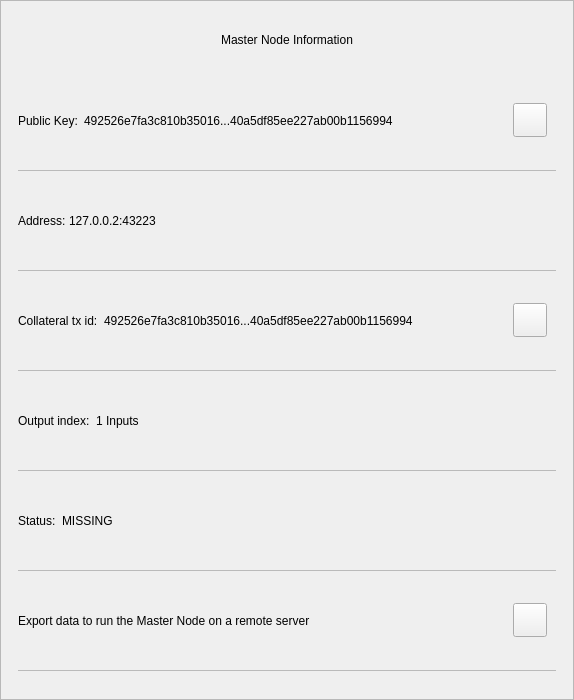
<?xml version="1.0" encoding="UTF-8"?>
<ui version="4.0">
 <class>MnInfoDialog</class>
 <widget class="QWidget" name="MnInfoDialog">
  <property name="geometry">
   <rect>
    <x>0</x>
    <y>0</y>
    <width>574</width>
    <height>700</height>
   </rect>
  </property>
  <property name="minimumSize">
   <size>
    <width>574</width>
    <height>530</height>
   </size>
  </property>
  <property name="windowTitle">
   <string>Form</string>
  </property>
  <property name="styleSheet">
   <string notr="true"/>
  </property>
  <layout class="QVBoxLayout" name="verticalLayout_3">
   <property name="spacing">
    <number>0</number>
   </property>
   <property name="leftMargin">
    <number>0</number>
   </property>
   <property name="topMargin">
    <number>0</number>
   </property>
   <property name="rightMargin">
    <number>0</number>
   </property>
   <property name="bottomMargin">
    <number>0</number>
   </property>
   <item>
    <widget class="QFrame" name="frame">
     <property name="styleSheet">
      <string notr="true"/>
     </property>
     <property name="frameShape">
      <enum>QFrame::StyledPanel</enum>
     </property>
     <property name="frameShadow">
      <enum>QFrame::Raised</enum>
     </property>
     <layout class="QVBoxLayout" name="verticalLayout">
      <property name="leftMargin">
       <number>0</number>
      </property>
      <property name="rightMargin">
       <number>0</number>
      </property>
      <item>
       <layout class="QHBoxLayout" name="horizontalLayout_3">
        <property name="spacing">
         <number>0</number>
        </property>
        <property name="leftMargin">
         <number>20</number>
        </property>
        <property name="topMargin">
         <number>10</number>
        </property>
        <property name="rightMargin">
         <number>20</number>
        </property>
        <item>
         <spacer name="horizontalSpacer_2">
          <property name="orientation">
           <enum>Qt::Horizontal</enum>
          </property>
          <property name="sizeHint" stdset="0">
           <size>
            <width>40</width>
            <height>20</height>
           </size>
          </property>
         </spacer>
        </item>
        <item>
         <widget class="QLabel" name="labelTitle">
          <property name="minimumSize">
           <size>
            <width>0</width>
            <height>40</height>
           </size>
          </property>
          <property name="maximumSize">
           <size>
            <width>16777215</width>
            <height>40</height>
           </size>
          </property>
          <property name="styleSheet">
           <string notr="true">padding-left:24px;</string>
          </property>
          <property name="text">
           <string>Master Node Information</string>
          </property>
          <property name="alignment">
           <set>Qt::AlignCenter</set>
          </property>
          <property name="margin">
           <number>7</number>
          </property>
         </widget>
        </item>
        <item>
         <spacer name="horizontalSpacer">
          <property name="orientation">
           <enum>Qt::Horizontal</enum>
          </property>
          <property name="sizeHint" stdset="0">
           <size>
            <width>40</width>
            <height>20</height>
           </size>
          </property>
         </spacer>
        </item>
        <item>
         <widget class="QPushButton" name="btnEsc">
          <property name="minimumSize">
           <size>
            <width>24</width>
            <height>24</height>
           </size>
          </property>
          <property name="maximumSize">
           <size>
            <width>24</width>
            <height>24</height>
           </size>
          </property>
          <property name="styleSheet">
           <string notr="true">border:none;</string>
          </property>
          <property name="text">
           <string/>
          </property>
         </widget>
        </item>
       </layout>
      </item>
      <item>
       <spacer name="verticalSpacer">
        <property name="orientation">
         <enum>Qt::Vertical</enum>
        </property>
        <property name="sizeType">
         <enum>QSizePolicy::Fixed</enum>
        </property>
        <property name="sizeHint" stdset="0">
         <size>
          <width>20</width>
          <height>10</height>
         </size>
        </property>
       </spacer>
      </item>
      <item>
       <widget class="QWidget" name="layoutScroll" native="true">
        <property name="minimumSize">
         <size>
          <width>0</width>
          <height>0</height>
         </size>
        </property>
        <layout class="QVBoxLayout" name="verticalLayout_4">
         <property name="leftMargin">
          <number>0</number>
         </property>
         <property name="topMargin">
          <number>0</number>
         </property>
         <property name="rightMargin">
          <number>0</number>
         </property>
         <item>
          <widget class="QScrollArea" name="scrollArea">
           <property name="styleSheet">
            <string notr="true">#scrollArea {
background:transparent;
}</string>
           </property>
           <property name="horizontalScrollBarPolicy">
            <enum>Qt::ScrollBarAlwaysOff</enum>
           </property>
           <property name="sizeAdjustPolicy">
            <enum>QAbstractScrollArea::AdjustIgnored</enum>
           </property>
           <property name="widgetResizable">
            <bool>true</bool>
           </property>
           <property name="alignment">
            <set>Qt::AlignLeading|Qt::AlignLeft|Qt::AlignTop</set>
           </property>
           <widget class="QWidget" name="scrollAreaWidgetContents">
            <property name="geometry">
             <rect>
              <x>0</x>
              <y>0</y>
              <width>570</width>
              <height>596</height>
             </rect>
            </property>
            <property name="autoFillBackground">
             <bool>false</bool>
            </property>
            <property name="styleSheet">
             <string notr="true">#scrollAreaWidgetContents {
background:transparent;
}</string>
            </property>
            <layout class="QVBoxLayout" name="verticalLayout_7">
             <property name="spacing">
              <number>0</number>
             </property>
             <property name="sizeConstraint">
              <enum>QLayout::SetDefaultConstraint</enum>
             </property>
             <property name="leftMargin">
              <number>0</number>
             </property>
             <property name="topMargin">
              <number>0</number>
             </property>
             <property name="rightMargin">
              <number>0</number>
             </property>
             <property name="bottomMargin">
              <number>0</number>
             </property>
             <item>
              <widget class="QWidget" name="content" native="true">
               <layout class="QVBoxLayout" name="verticalLayout_2">
                <property name="leftMargin">
                 <number>16</number>
                </property>
                <property name="topMargin">
                 <number>0</number>
                </property>
                <property name="rightMargin">
                 <number>16</number>
                </property>
                <item>
                 <widget class="QWidget" name="contentID" native="true">
                  <layout class="QHBoxLayout" name="horizontalLayout_12" stretch="0,1,0">
                   <property name="leftMargin">
                    <number>0</number>
                   </property>
                   <item>
                    <widget class="QLabel" name="labelId">
                     <property name="maximumSize">
                      <size>
                       <width>16777215</width>
                       <height>16777215</height>
                      </size>
                     </property>
                     <property name="text">
                      <string>Public Key:</string>
                     </property>
                    </widget>
                   </item>
                   <item>
                    <widget class="QLabel" name="textId">
                     <property name="text">
                      <string>492526e7fa3c810b35016...40a5df85ee227ab00b1156994</string>
                     </property>
                    </widget>
                   </item>
                   <item>
                    <widget class="QPushButton" name="pushCopy">
                     <property name="minimumSize">
                      <size>
                       <width>34</width>
                       <height>34</height>
                      </size>
                     </property>
                     <property name="maximumSize">
                      <size>
                       <width>34</width>
                       <height>34</height>
                      </size>
                     </property>
                     <property name="text">
                      <string/>
                     </property>
                     <property name="iconSize">
                      <size>
                       <width>24</width>
                       <height>24</height>
                      </size>
                     </property>
                    </widget>
                   </item>
                  </layout>
                 </widget>
                </item>
                <item>
                 <widget class="QLabel" name="labelDivider9">
                  <property name="maximumSize">
                   <size>
                    <width>16777215</width>
                    <height>1</height>
                   </size>
                  </property>
                  <property name="styleSheet">
                   <string notr="true">background-color:#bababa;</string>
                  </property>
                  <property name="text">
                   <string/>
                  </property>
                 </widget>
                </item>
                <item>
                 <widget class="QWidget" name="contentOutputs" native="true">
                  <layout class="QHBoxLayout" name="horizontalLayout_11" stretch="0,3">
                   <property name="spacing">
                    <number>0</number>
                   </property>
                   <property name="leftMargin">
                    <number>0</number>
                   </property>
                   <property name="rightMargin">
                    <number>12</number>
                   </property>
                   <item>
                    <widget class="QLabel" name="labelSend">
                     <property name="maximumSize">
                      <size>
                       <width>16777215</width>
                       <height>16777215</height>
                      </size>
                     </property>
                     <property name="text">
                      <string>Address: </string>
                     </property>
                    </widget>
                   </item>
                   <item>
                    <widget class="QLabel" name="textAddress">
                     <property name="text">
                      <string>127.0.0.2:43223</string>
                     </property>
                    </widget>
                   </item>
                  </layout>
                 </widget>
                </item>
                <item>
                 <widget class="QLabel" name="labelDivider8">
                  <property name="maximumSize">
                   <size>
                    <width>16777215</width>
                    <height>1</height>
                   </size>
                  </property>
                  <property name="styleSheet">
                   <string notr="true">background-color:#bababa;</string>
                  </property>
                  <property name="text">
                   <string/>
                  </property>
                 </widget>
                </item>
                <item>
                 <widget class="QWidget" name="contentAmount" native="true">
                  <layout class="QHBoxLayout" name="horizontalLayout_4" stretch="0,1,0">
                   <property name="leftMargin">
                    <number>0</number>
                   </property>
                   <item>
                    <widget class="QLabel" name="labelAmount">
                     <property name="maximumSize">
                      <size>
                       <width>16777215</width>
                       <height>16777215</height>
                      </size>
                     </property>
                     <property name="text">
                      <string>Collateral tx id:</string>
                     </property>
                    </widget>
                   </item>
                   <item>
                    <widget class="QLabel" name="textAmount">
                     <property name="text">
                      <string>492526e7fa3c810b35016...40a5df85ee227ab00b1156994</string>
                     </property>
                    </widget>
                   </item>
                   <item>
                    <widget class="QPushButton" name="pushCopyId">
                     <property name="minimumSize">
                      <size>
                       <width>34</width>
                       <height>34</height>
                      </size>
                     </property>
                     <property name="maximumSize">
                      <size>
                       <width>34</width>
                       <height>34</height>
                      </size>
                     </property>
                     <property name="text">
                      <string/>
                     </property>
                    </widget>
                   </item>
                  </layout>
                 </widget>
                </item>
                <item>
                 <widget class="QLabel" name="labelDivider6">
                  <property name="maximumSize">
                   <size>
                    <width>16777215</width>
                    <height>1</height>
                   </size>
                  </property>
                  <property name="styleSheet">
                   <string notr="true">background-color:#bababa;</string>
                  </property>
                  <property name="text">
                   <string/>
                  </property>
                 </widget>
                </item>
                <item>
                 <widget class="QWidget" name="contentInputs" native="true">
                  <layout class="QHBoxLayout" name="horizontalLayout" stretch="0,2">
                   <property name="leftMargin">
                    <number>0</number>
                   </property>
                   <property name="rightMargin">
                    <number>12</number>
                   </property>
                   <item>
                    <widget class="QLabel" name="labelInputs">
                     <property name="sizePolicy">
                      <sizepolicy hsizetype="Minimum" vsizetype="Preferred">
                       <horstretch>0</horstretch>
                       <verstretch>0</verstretch>
                      </sizepolicy>
                     </property>
                     <property name="maximumSize">
                      <size>
                       <width>16777215</width>
                       <height>16777215</height>
                      </size>
                     </property>
                     <property name="text">
                      <string>Output index:</string>
                     </property>
                    </widget>
                   </item>
                   <item>
                    <widget class="QLabel" name="textInputs">
                     <property name="text">
                      <string>1 Inputs</string>
                     </property>
                    </widget>
                   </item>
                  </layout>
                 </widget>
                </item>
                <item>
                 <widget class="QLabel" name="labelDivider1">
                  <property name="maximumSize">
                   <size>
                    <width>16777215</width>
                    <height>1</height>
                   </size>
                  </property>
                  <property name="styleSheet">
                   <string notr="true">background-color:#bababa;</string>
                  </property>
                  <property name="text">
                   <string/>
                  </property>
                 </widget>
                </item>
                <item>
                 <widget class="QWidget" name="contentFee" native="true">
                  <layout class="QHBoxLayout" name="horizontalLayout_7" stretch="0,1">
                   <property name="leftMargin">
                    <number>0</number>
                   </property>
                   <item>
                    <widget class="QLabel" name="labelFee">
                     <property name="maximumSize">
                      <size>
                       <width>16777215</width>
                       <height>16777215</height>
                      </size>
                     </property>
                     <property name="text">
                      <string>Status:</string>
                     </property>
                    </widget>
                   </item>
                   <item>
                    <widget class="QLabel" name="textStatus">
                     <property name="text">
                      <string>MISSING</string>
                     </property>
                    </widget>
                   </item>
                  </layout>
                 </widget>
                </item>
                <item>
                 <widget class="QLabel" name="labelDivider4">
                  <property name="maximumSize">
                   <size>
                    <width>16777215</width>
                    <height>1</height>
                   </size>
                  </property>
                  <property name="styleSheet">
                   <string notr="true">background-color:#bababa;</string>
                  </property>
                  <property name="text">
                   <string/>
                  </property>
                 </widget>
                </item>
                <item>
                 <widget class="QWidget" name="contentExport" native="true">
                  <layout class="QHBoxLayout" name="horizontalLayout_8" stretch="3,0">
                   <property name="leftMargin">
                    <number>0</number>
                   </property>
                   <item>
                    <widget class="QLabel" name="textExport">
                     <property name="styleSheet">
                      <string notr="true">padding-top:1px;</string>
                     </property>
                     <property name="lineWidth">
                      <number>0</number>
                     </property>
                     <property name="text">
                      <string>Export data to run the Master Node on a remote server</string>
                     </property>
                     <property name="wordWrap">
                      <bool>true</bool>
                     </property>
                     <property name="indent">
                      <number>0</number>
                     </property>
                    </widget>
                   </item>
                   <item>
                    <widget class="QPushButton" name="pushExport">
                     <property name="minimumSize">
                      <size>
                       <width>34</width>
                       <height>34</height>
                      </size>
                     </property>
                     <property name="maximumSize">
                      <size>
                       <width>34</width>
                       <height>34</height>
                      </size>
                     </property>
                     <property name="text">
                      <string/>
                     </property>
                    </widget>
                   </item>
                  </layout>
                 </widget>
                </item>
                <item>
                 <widget class="QLabel" name="labelDivider7">
                  <property name="maximumSize">
                   <size>
                    <width>16777215</width>
                    <height>1</height>
                   </size>
                  </property>
                  <property name="styleSheet">
                   <string notr="true">background-color:#bababa;</string>
                  </property>
                  <property name="text">
                   <string/>
                  </property>
                 </widget>
                </item>
               </layout>
              </widget>
             </item>
            </layout>
           </widget>
          </widget>
         </item>
        </layout>
       </widget>
      </item>
     </layout>
    </widget>
   </item>
  </layout>
 </widget>
 <resources/>
 <connections/>
</ui>
